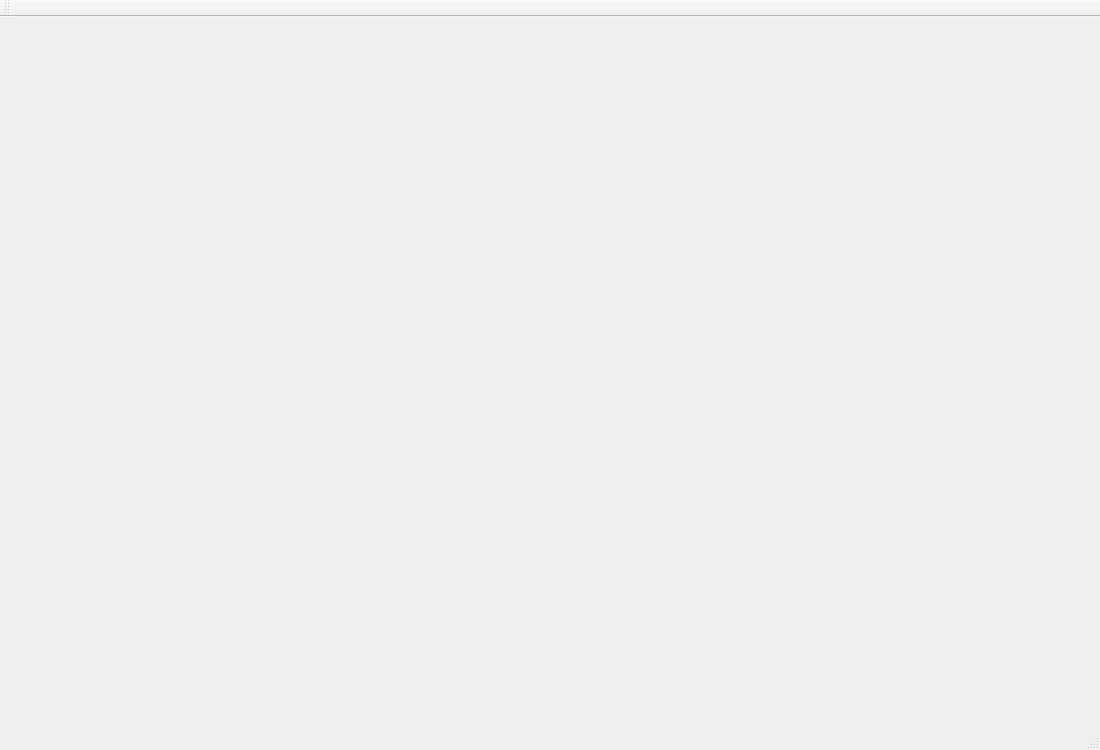
<?xml version="1.0" encoding="UTF-8"?>
<ui version="4.0">
 <class>MainWindow</class>
 <widget class="QMainWindow" name="MainWindow">
  <property name="geometry">
   <rect>
    <x>0</x>
    <y>0</y>
    <width>1100</width>
    <height>750</height>
   </rect>
  </property>
  <property name="minimumSize">
   <size>
    <width>1100</width>
    <height>750</height>
   </size>
  </property>
  <property name="maximumSize">
   <size>
    <width>1100</width>
    <height>750</height>
   </size>
  </property>
  <property name="windowTitle">
   <string>MainWindow</string>
  </property>
  <widget class="QWidget" name="centralWidget"/>
  <widget class="QMenuBar" name="menuBar">
   <property name="geometry">
    <rect>
     <x>0</x>
     <y>0</y>
     <width>1100</width>
     <height>23</height>
    </rect>
   </property>
  </widget>
  <widget class="QToolBar" name="mainToolBar">
   <attribute name="toolBarArea">
    <enum>TopToolBarArea</enum>
   </attribute>
   <attribute name="toolBarBreak">
    <bool>false</bool>
   </attribute>
  </widget>
  <widget class="QStatusBar" name="statusBar"/>
 </widget>
 <layoutdefault spacing="6" margin="11"/>
 <resources/>
 <connections/>
</ui>
